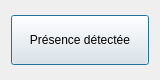
<?xml version="1.0" encoding="UTF-8"?>
<ui version="4.0">
 <class>DetecteurTemporiser</class>
 <widget class="QDialog" name="DetecteurTemporiser">
  <property name="geometry">
   <rect>
    <x>0</x>
    <y>0</y>
    <width>160</width>
    <height>80</height>
   </rect>
  </property>
  <property name="windowTitle">
   <string>Dialog</string>
  </property>
  <layout class="QGridLayout" name="gridLayout">
   <item row="0" column="0">
    <widget class="QPushButton" name="pushButtonPresence">
     <property name="minimumSize">
      <size>
       <width>50</width>
       <height>50</height>
      </size>
     </property>
     <property name="text">
      <string>Présence détectée</string>
     </property>
    </widget>
   </item>
  </layout>
 </widget>
 <resources/>
 <connections/>
</ui>
